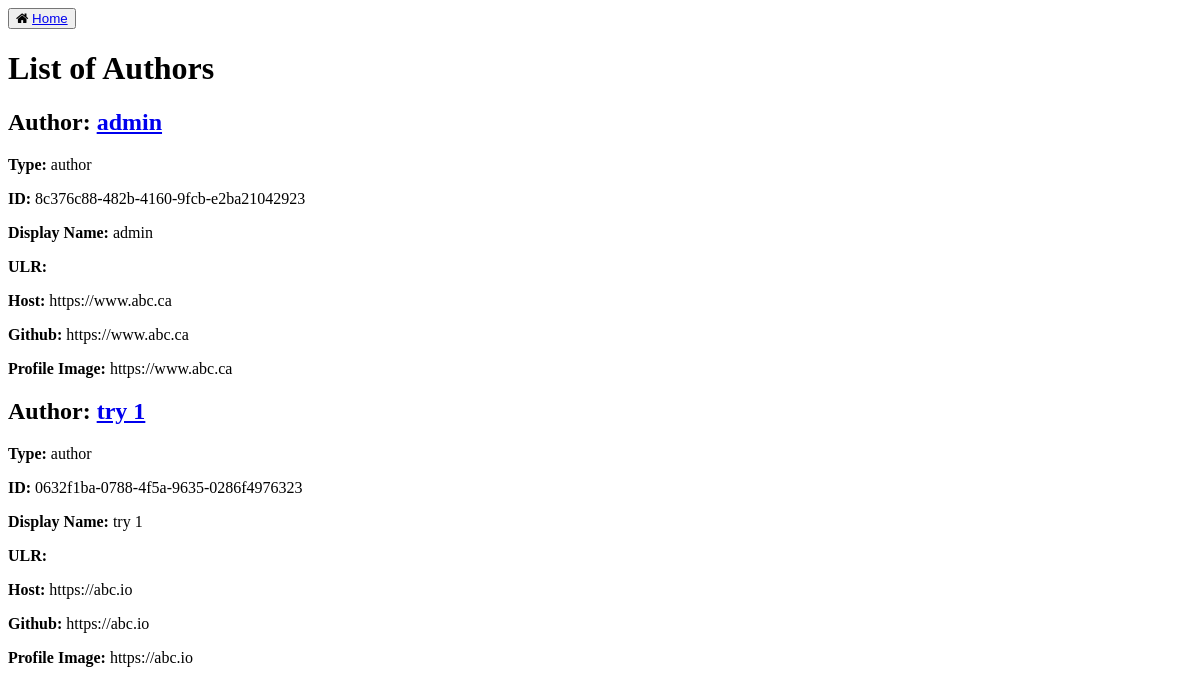
/authors/, run on an earlier commit of the app's database.
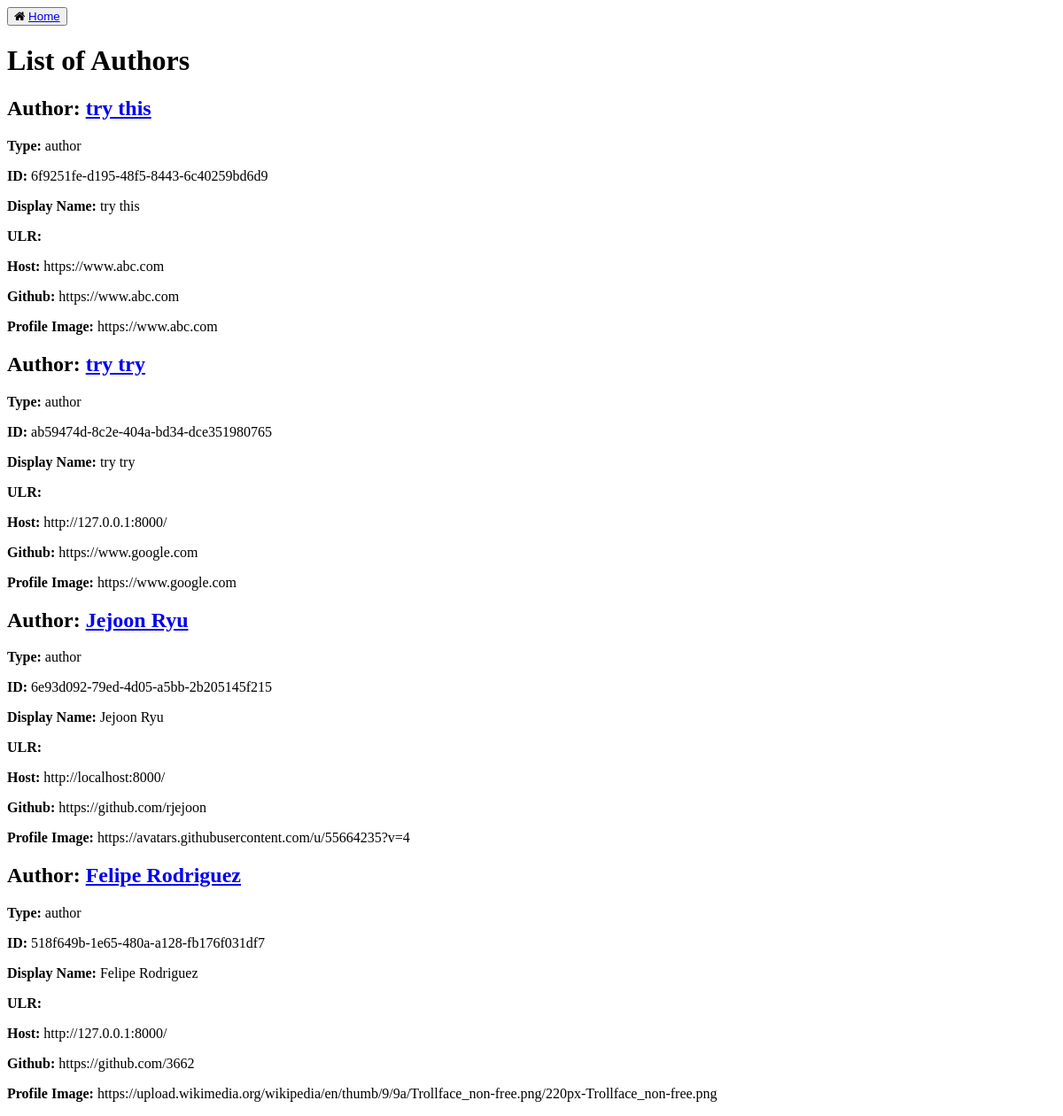
And on a later commit of the database.
### social_distribution/models.py (models this page shows, shortened)
class Author(AbstractUser):
    class Meta:
        verbose_name = 'Author'
    id = models.UUIDField(primary_key=True, default=uuid.uuid4, editable=False)
    host = models.URLField()
    github = models.URLField()
    profile_image = models.URLField()
    followers = models.ManyToManyField('self')
    following = models.ManyToManyField('self')      # TODO is following field necessary?
    objects = AuthorManager()
    REQUIRED_FIELDS = ['first_name', 'last_name', 'host', 'github', 'profile_image']
    def get_full_name(self):
        full_name = f"{self.first_name} {self.last_name}"
        return full_name.strip()

### authors/views.py (the view)
# urls.py: path('', views.display_authors, name='display_authors'),
def display_authors(request):
    authors = Author.objects.all()
    return render(request, 'authors/authors_base.html', {'authors': authors})

### authors/templates/authors/authors_base.html (shortened to what this page needs)
<!DOCTYPE html>
<html>
    <head>
        <link rel="stylesheet" href="https://cdnjs.cloudflare.com/ajax/libs/font-awesome/4.7.0/css/font-awesome.min.css">
        <button class="btn"><i class="fa fa-home" ></i> <a href="/">Home</a></button>
    </head>
    <body>
        <h1>List of Authors</h1>
        <div class="authors">
            {% for author in authors %}
            <div class="author">
                <h2> <b> Author: </b> <a href="{% url 'display_author' id=author.id %}"> {{author.get_full_name}} </a></h2>
                <p> <b> Type: </b> author </p>
                <p> <b> ID: </b> {{author.id}} </p>
                <p> <b> Display Name: </b> {{author.first_name}} {{author.last_name}} </p>
                <p> <b> ULR: </b> {{author.url}} </p>
                <p> <b> Host: </b> {{author.host}} </p>
                <p> <b> Github: </b> {{author.github}} </p>
                <p> <b> Profile Image: </b> {{author.profile_image}} </p>
            </div>
            {% endfor %}
        </div>
    </body>
</html>

What changed in the data, as far as the page shows it:
removed Author: get_full_name "admin", id "8c376c88-482b-4160-9fcb-e2ba21042923", first_name "admin", host "https://www.abc.ca", github "https://www.abc.ca", profile_image "https://www.abc.ca"
removed Author: get_full_name "try 1", id "0632f1ba-0788-4f5a-9635-0286f4976323", first_name "try", last_name "1", host "https://abc.io", github "https://abc.io", profile_image "https://abc.io"
added Author: get_full_name "try this", id "6f9251fe-d195-48f5-8443-6c40259bd6d9", first_name "try", last_name "this", host "https://www.abc.com", github "https://www.abc.com", profile_image "https://www.abc.com"
added Author: get_full_name "try try", id "ab59474d-8c2e-404a-bd34-dce351980765", first_name "try", last_name "try", host "http://127.0.0.1:8000/", github "https://www.google.com", profile_image "https://www.google.com"
added Author: get_full_name "Jejoon Ryu", id "6e93d092-79ed-4d05-a5bb-2b205145f215", first_name "Jejoon", last_name "Ryu", host "http://localhost:8000/", github "https://github.com/rjejoon", profile_image "https://avatars.githubusercontent.com/u/55664235?v=4"
added Author: get_full_name "Felipe Rodriguez", id "518f649b-1e65-480a-a128-fb176f031df7", first_name "Felipe", last_name "Rodriguez", host "http://127.0.0.1:8000/", github "https://github.com/3662", profile_image "https://upload.wikimedia.org/wikipedia/en/thumb/9/9a/Trollface_non-free.png/220px-Trollface_non-free.png"
